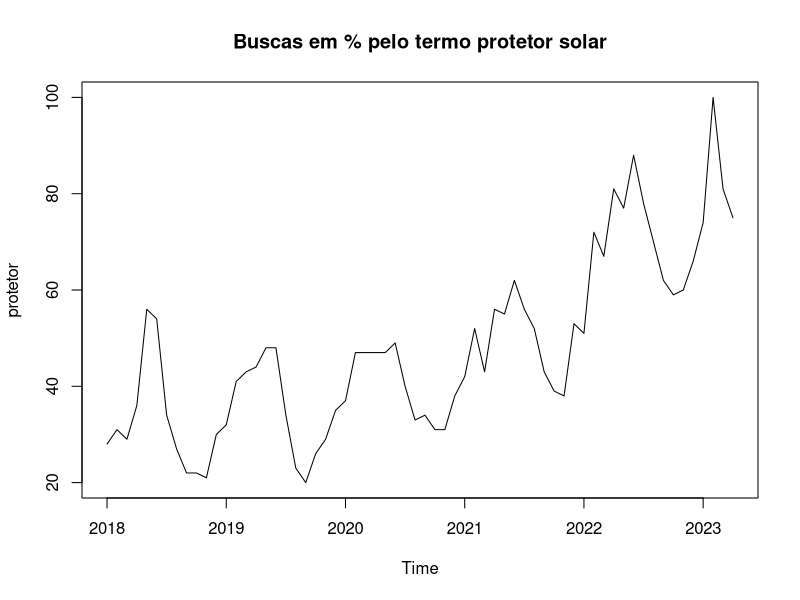
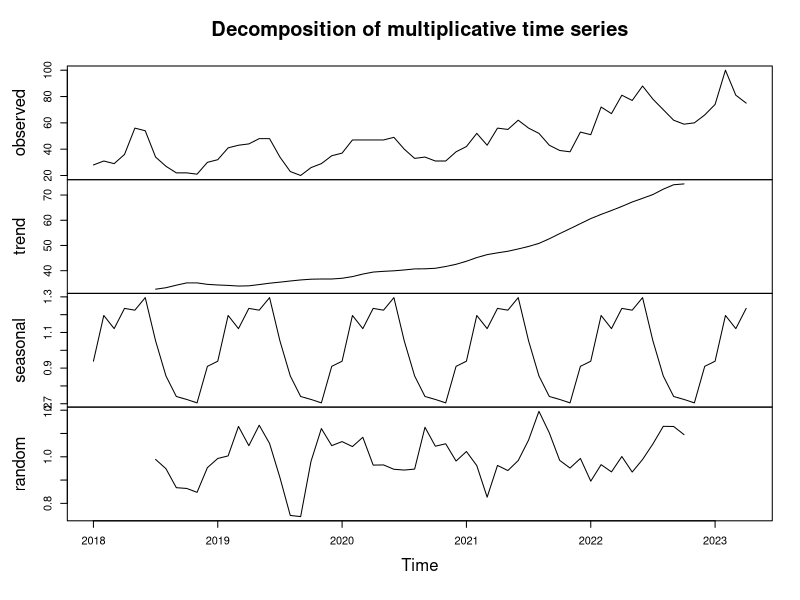
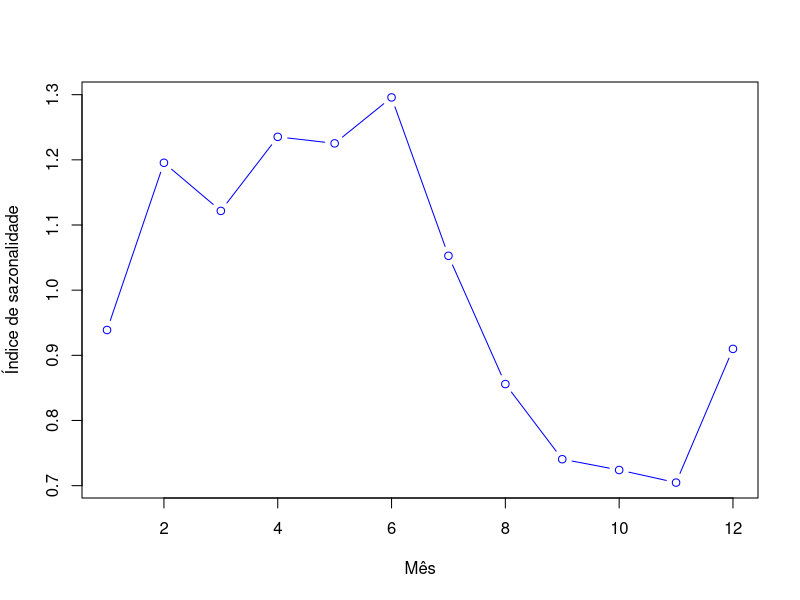
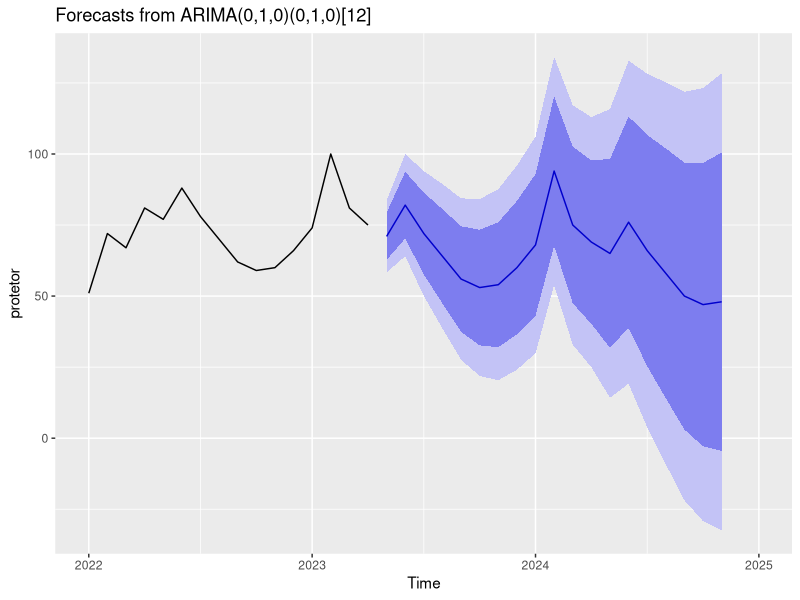

Reproduce these figures in R, in order.
## ---- chunk 1
knitr::opts_chunk$set(echo = TRUE)
## ---- chunk 2
########## GRÁFICO GERAL DA TENDÊNCIA ###########
library(readxl)

dados=read_excel("protetor_solar.xlsx")

# ts -> transforma em série temporal (temporal series)
protetor = ts(dados$`protetor solar (Brasil):`, start = c(2018,1), frequency = 12)

plot(protetor, main = "Buscas em % pelo termo protetor solar")
## ---- chunk 3
########## COMPONENTES DA SÉRIE ###########
decomp <- decompose(protetor, type = "multiplicative")

plot(decomp)
options(digits = 2)

decomp$figure # O quanto as buscas estão acima ou abaixo da média móvel (>1 é acima, <1 é abaixo) dos últimos 12 meses, a some dos índices devem dar a quantidade de períodos que formam a sazonal (no caso12)
sum(decomp$figure)

plot(decomp$figure,
     type = 'b',
     xlab = 'Mês',
     ylab = 'Índice de sazonalidade',
     col = 'blue')
## ---- chunk 4
########### PREVISÃO ###############
library(forecast)
model <- auto.arima(protetor) # função de ML para usar o ARIMA (auto-regressivo integrado com as medias moveis)
# Descritivo pela análise
# Preditivo por tentar prever o futuro

summary(model)

f <- forecast(model, h = 19)
library(ggplot2)
autoplot(f, xlim=c(2022,2025))

library(knitr)
options(digits = 4)
kable(f, caption = "Valores previstos")
